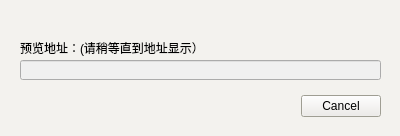
<?xml version="1.0" encoding="UTF-8"?>
<ui version="4.0">
 <class>Preview_Dialog</class>
 <widget class="QDialog" name="Preview_Dialog">
  <property name="geometry">
   <rect>
    <x>0</x>
    <y>0</y>
    <width>400</width>
    <height>136</height>
   </rect>
  </property>
  <property name="windowTitle">
   <string>博客预览</string>
  </property>
  <property name="windowIcon">
   <iconset>
    <normaloff>../ICON/hexo logo.ico</normaloff>../ICON/hexo logo.ico</iconset>
  </property>
  <property name="styleSheet">
   <string notr="true">background-color: rgb(243, 242, 238);
selection-background-color: rgb(199, 197, 184);
font: 57 10pt &quot;GenWanMin TW TTF Medium&quot;;</string>
  </property>
  <widget class="QDialogButtonBox" name="buttonBox">
   <property name="geometry">
    <rect>
     <x>40</x>
     <y>90</y>
     <width>341</width>
     <height>32</height>
    </rect>
   </property>
   <property name="orientation">
    <enum>Qt::Horizontal</enum>
   </property>
   <property name="standardButtons">
    <set>QDialogButtonBox::Cancel</set>
   </property>
  </widget>
  <widget class="QLabel" name="label">
   <property name="geometry">
    <rect>
     <x>20</x>
     <y>40</y>
     <width>251</width>
     <height>16</height>
    </rect>
   </property>
   <property name="text">
    <string>预览地址：(请稍等直到地址显示）</string>
   </property>
  </widget>
  <widget class="QLineEdit" name="lineEdit">
   <property name="geometry">
    <rect>
     <x>20</x>
     <y>60</y>
     <width>361</width>
     <height>20</height>
    </rect>
   </property>
   <property name="styleSheet">
    <string notr="true">background-color: rgb(240, 240, 240);</string>
   </property>
   <property name="readOnly">
    <bool>true</bool>
   </property>
  </widget>
 </widget>
 <resources/>
 <connections>
  <connection>
   <sender>buttonBox</sender>
   <signal>accepted()</signal>
   <receiver>Preview_Dialog</receiver>
   <slot>accept()</slot>
   <hints>
    <hint type="sourcelabel">
     <x>248</x>
     <y>254</y>
    </hint>
    <hint type="destinationlabel">
     <x>157</x>
     <y>274</y>
    </hint>
   </hints>
  </connection>
  <connection>
   <sender>buttonBox</sender>
   <signal>rejected()</signal>
   <receiver>Preview_Dialog</receiver>
   <slot>reject()</slot>
   <hints>
    <hint type="sourcelabel">
     <x>316</x>
     <y>260</y>
    </hint>
    <hint type="destinationlabel">
     <x>286</x>
     <y>274</y>
    </hint>
   </hints>
  </connection>
 </connections>
</ui>
